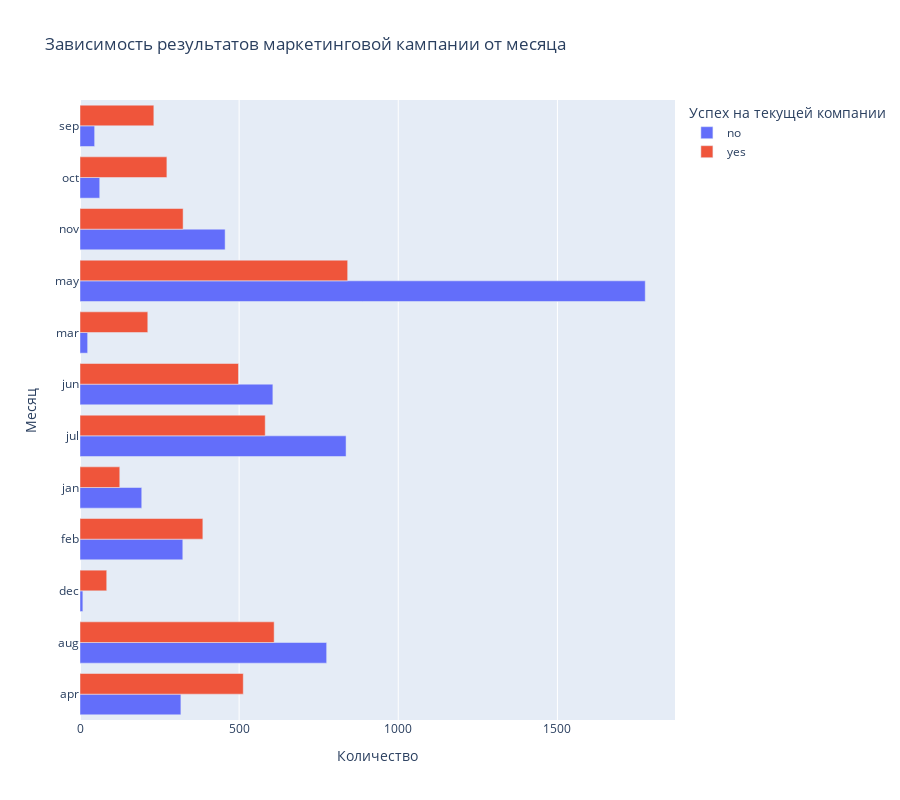

Write notebook code for a chart like this one.
### Markdown cell above
### Задание 7

### Code cell
# узнайте, в каком месяце чаще всего отказывались от предложения открыть депозит
# ваш код

# Группируем значения для визуализации
filtered_data_deposit_month = df.groupby(
    by=['deposit', 'month'],
    as_index=False
)['deposit'].value_counts()

# Визуализация
fig7 = px.bar(
    data_frame=filtered_data_deposit_month,
    x='count',
    y='month',
    color = 'deposit',
    barmode='group',
    title='Зависимость результатов маркетинговой кампании от месяца',
    labels={
        'month': 'Месяц',
        'deposit': 'Успех на текущей компании',
        'count': 'Количество',
        }
)
fig7.update_layout(height=800)
fig7.show()

### Figure 1 — Plotly figure (JSON) as saved in the notebook; plotly's stock layout.template omitted (floating-point values rounded to 4 significant figures)
{"data": [{"alignmentgroup": "True", "hovertemplate": "Успех на текущей компании=no<br>Количество=%{x}<br>Месяц=%{y}<extra></extra>", "legendgroup": "no", "marker": {"color": "#636efa", "pattern": {"shape": ""}}, "name": "no", "offsetgroup": "no", "orientation": "h", "showlegend": true, "textposition": "auto", "type": "bar", "x": [317, 775, 9, 323, 194, 836, 606, 24, 1776, 456, 62, 46], "xaxis": "x", "y": ["apr", "aug", "dec", "feb", "jan", "jul", "jun", "mar", "may", "nov", "oct", "sep"], "yaxis": "y"}, {"alignmentgroup": "True", "hovertemplate": "Успех на текущей компании=yes<br>Количество=%{x}<br>Месяц=%{y}<extra></extra>", "legendgroup": "yes", "marker": {"color": "#EF553B", "pattern": {"shape": ""}}, "name": "yes", "offsetgroup": "yes", "orientation": "h", "showlegend": true, "textposition": "auto", "type": "bar", "x": [513, 610, 84, 386, 125, 582, 498, 213, 841, 324, 273, 232], "xaxis": "x", "y": ["apr", "aug", "dec", "feb", "jan", "jul", "jun", "mar", "may", "nov", "oct", "sep"], "yaxis": "y"}], "layout": {"barmode": "group", "height": 800, "legend": {"title": {"text": "Успех на текущей компании"}, "tracegroupgap": 0}, "title": {"text": "Зависимость результатов маркетинговой кампании от месяца"}, "xaxis": {"anchor": "y", "domain": [0, 1], "title": {"text": "Количество"}}, "yaxis": {"anchor": "x", "domain": [0, 1], "title": {"text": "Месяц"}}}}
